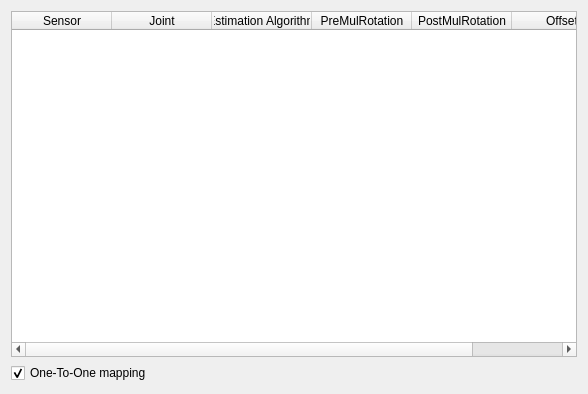
<?xml version="1.0" encoding="UTF-8"?>
<ui version="4.0">
 <class>SensorsConfigurationWizardPage</class>
 <widget class="QWizardPage" name="SensorsConfigurationWizardPage">
  <property name="geometry">
   <rect>
    <x>0</x>
    <y>0</y>
    <width>588</width>
    <height>394</height>
   </rect>
  </property>
  <property name="windowTitle">
   <string>Sensors configuration page</string>
  </property>
  <property name="title">
   <string>Sensors configuration</string>
  </property>
  <layout class="QVBoxLayout" name="verticalLayout">
   <item>
    <widget class="QTableWidget" name="sensorsConfigurationTableWidget">
     <property name="contextMenuPolicy">
      <enum>Qt::CustomContextMenu</enum>
     </property>
     <attribute name="horizontalHeaderStretchLastSection">
      <bool>true</bool>
     </attribute>
     <attribute name="verticalHeaderStretchLastSection">
      <bool>false</bool>
     </attribute>
     <column>
      <property name="text">
       <string>Sensor</string>
      </property>
     </column>
     <column>
      <property name="text">
       <string>Joint</string>
      </property>
     </column>
     <column>
      <property name="text">
       <string>Estimation Algorithm</string>
      </property>
     </column>
     <column>
      <property name="text">
       <string>PreMulRotation</string>
      </property>
     </column>
     <column>
      <property name="text">
       <string>PostMulRotation</string>
      </property>
     </column>
     <column>
      <property name="text">
       <string>Offset</string>
      </property>
     </column>
    </widget>
   </item>
   <item>
    <layout class="QHBoxLayout" name="horizontalLayout">
     <item>
      <layout class="QVBoxLayout" name="verticalLayout_2">
       <item>
        <widget class="QCheckBox" name="oneToOneMappingCheckBox">
         <property name="text">
          <string>One-To-One mapping</string>
         </property>
         <property name="checked">
          <bool>true</bool>
         </property>
        </widget>
       </item>
      </layout>
     </item>
     <item>
      <spacer name="horizontalSpacer">
       <property name="orientation">
        <enum>Qt::Horizontal</enum>
       </property>
       <property name="sizeHint" stdset="0">
        <size>
         <width>40</width>
         <height>20</height>
        </size>
       </property>
      </spacer>
     </item>
    </layout>
   </item>
  </layout>
  <action name="actionSelect_all_sensors">
   <property name="text">
    <string>Select all sensors</string>
   </property>
  </action>
  <action name="actionDeselect_all_sensors">
   <property name="text">
    <string>Deselect all sensors</string>
   </property>
  </action>
  <action name="actionInverse_sensors_selection">
   <property name="text">
    <string>Inverse sensors selection</string>
   </property>
  </action>
  <action name="actionSelect_common_estimation_algorithm">
   <property name="text">
    <string>Select common estimation algorithm</string>
   </property>
  </action>
 </widget>
 <resources/>
 <connections>
  <connection>
   <sender>oneToOneMappingCheckBox</sender>
   <signal>stateChanged(int)</signal>
   <receiver>SensorsConfigurationWizardPage</receiver>
   <slot>onOneToOneMappingChanged(int)</slot>
   <hints>
    <hint type="sourcelabel">
     <x>73</x>
     <y>373</y>
    </hint>
    <hint type="destinationlabel">
     <x>293</x>
     <y>196</y>
    </hint>
   </hints>
  </connection>
  <connection>
   <sender>sensorsConfigurationTableWidget</sender>
   <signal>cellChanged(int,int)</signal>
   <receiver>SensorsConfigurationWizardPage</receiver>
   <slot>onSensorConfigurationCellChange(int,int)</slot>
   <hints>
    <hint type="sourcelabel">
     <x>293</x>
     <y>182</y>
    </hint>
    <hint type="destinationlabel">
     <x>293</x>
     <y>196</y>
    </hint>
   </hints>
  </connection>
  <connection>
   <sender>sensorsConfigurationTableWidget</sender>
   <signal>customContextMenuRequested(QPoint)</signal>
   <receiver>SensorsConfigurationWizardPage</receiver>
   <slot>onSensorsConfigurationTableContextMenu(QPoint)</slot>
   <hints>
    <hint type="sourcelabel">
     <x>293</x>
     <y>182</y>
    </hint>
    <hint type="destinationlabel">
     <x>293</x>
     <y>196</y>
    </hint>
   </hints>
  </connection>
  <connection>
   <sender>actionDeselect_all_sensors</sender>
   <signal>triggered()</signal>
   <receiver>SensorsConfigurationWizardPage</receiver>
   <slot>onDeselectAllSensors()</slot>
   <hints>
    <hint type="sourcelabel">
     <x>-1</x>
     <y>-1</y>
    </hint>
    <hint type="destinationlabel">
     <x>293</x>
     <y>196</y>
    </hint>
   </hints>
  </connection>
  <connection>
   <sender>actionInverse_sensors_selection</sender>
   <signal>triggered()</signal>
   <receiver>SensorsConfigurationWizardPage</receiver>
   <slot>onInversSensorsSelection()</slot>
   <hints>
    <hint type="sourcelabel">
     <x>-1</x>
     <y>-1</y>
    </hint>
    <hint type="destinationlabel">
     <x>293</x>
     <y>196</y>
    </hint>
   </hints>
  </connection>
  <connection>
   <sender>actionSelect_all_sensors</sender>
   <signal>triggered()</signal>
   <receiver>SensorsConfigurationWizardPage</receiver>
   <slot>onSelectAllSensors()</slot>
   <hints>
    <hint type="sourcelabel">
     <x>-1</x>
     <y>-1</y>
    </hint>
    <hint type="destinationlabel">
     <x>293</x>
     <y>196</y>
    </hint>
   </hints>
  </connection>
  <connection>
   <sender>actionSelect_common_estimation_algorithm</sender>
   <signal>triggered()</signal>
   <receiver>SensorsConfigurationWizardPage</receiver>
   <slot>onSelectCommonEstimationAlgorithm()</slot>
   <hints>
    <hint type="sourcelabel">
     <x>-1</x>
     <y>-1</y>
    </hint>
    <hint type="destinationlabel">
     <x>293</x>
     <y>196</y>
    </hint>
   </hints>
  </connection>
 </connections>
 <slots>
  <slot>onOneToOneMappingChanged(int)</slot>
  <slot>onSensorConfigurationCellChange(int,int)</slot>
  <slot>onSensorsConfigurationTableContextMenu(QPoint)</slot>
  <slot>onSelectAllSensors()</slot>
  <slot>onDeselectAllSensors()</slot>
  <slot>onInversSensorsSelection()</slot>
  <slot>onSelectCommonEstimationAlgorithm()</slot>
 </slots>
</ui>
